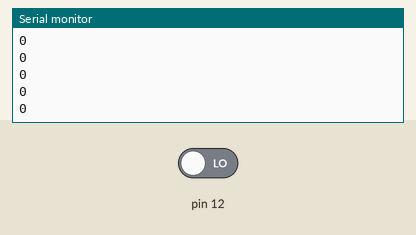
This sketch was run on a simulated Arduino Uno, built with avr-gcc and run on an emulated ATmega328P. Parts: the last lines printed to the serial monitor. Inputs (shaded band) come from the test bench; at power-on: pin 12 LOW.

Above: at 1.2 s.
1.3 s: pin 12 driven HIGH
At 2.1 s:
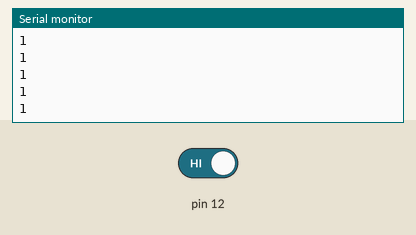
2.8 s: pin 12 driven LOW
At 3.3 s:
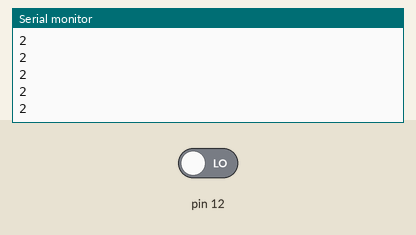
Timing chart, 0 to 5.8 s (numbered marks = the images above; inputs shaded):
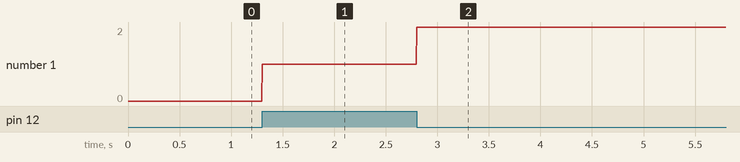

The sketch:

arduino_counter_test.ino
```cpp
// a counter that counts every edge (every state changes)
class DigitalCounter
{
private:
    int pin;
    int count;
    bool last_state;
public:

    DigitalCounter(int pin){
        pinMode(pin, INPUT);
        this->pin = pin;
        count = 0;
        last_state = digitalRead(pin);
    }

    void update(){
        bool state = digitalRead(this->pin);
        if (state != this->last_state){
            count += 1;
            this->last_state = state;
        }
    }

    void clear(){
        this->count = 0;
    }

    int get_count(){
        return this->count;
    }
};


void setup(){
    Serial.begin(9600);
}
DigitalCounter counter(12);

void loop(){
    counter.update();

    Serial.println(counter.get_count());
    delay(5);
}
```

Measured:
- after the input at 1.3 s, the serial monitor: prints a new line at once (image 1)
- after the input at 2.8 s, the serial monitor: prints a new line at once (image 2)
- plotted number 1: 0 → 1 after the input at 1.3 s, 1 → 2 after the input at 2.8 s
